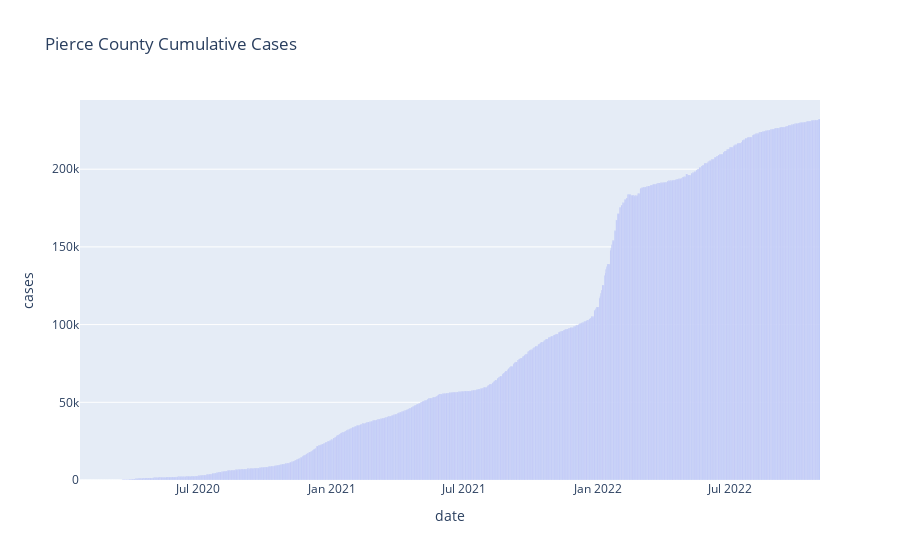
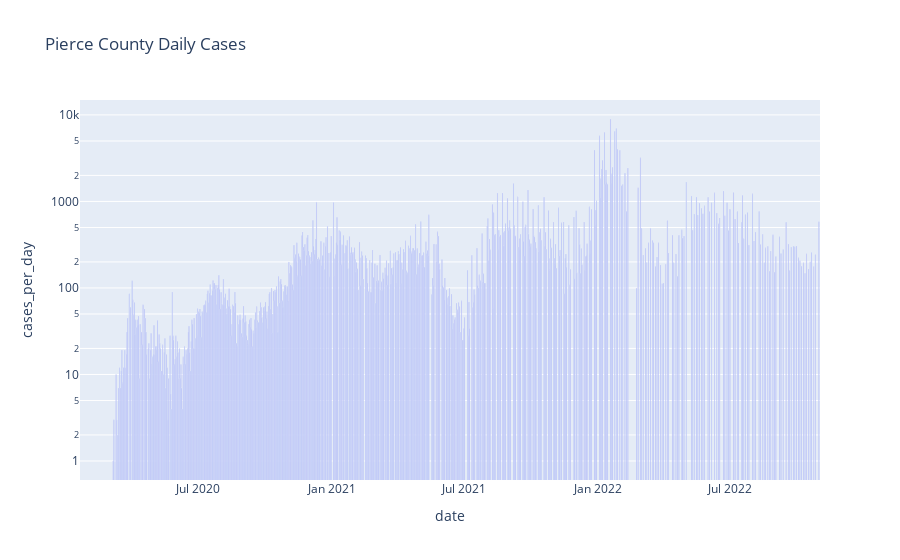
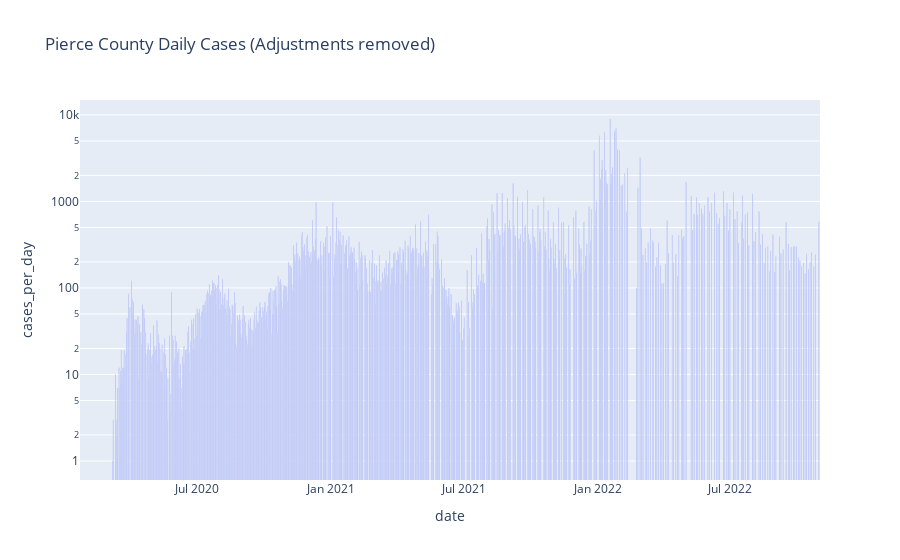

Notebook source saved alongside these figures, in order:
### Markdown cell above
Here, we perform a rough EDA. 

Observice that the steady increase of cumulative cases, though growth rate varies. 

We also notice 1712 revoked cases, resulting in days with negative case counts. These are zeroed. 

FInally, we observe that, for the data available, once the mask mandate was put into effect, it stayed.

### Code cell
px.bar(p_cases, x="date", y="cases", title="Pierce County Cumulative Cases").show()

p_cases['cases_per_day'] = p_cases['cases'].diff()
p_cases['cases_accumulative'] = p_cases['cases']
px.bar(p_cases, x="date", y="cases_per_day", title="Pierce County Daily Cases", log_y=True).show()

# How many negative cases are there?
case_adjustments = p_cases.query("cases_per_day < 0")
print("Number of cases over counted: ", -case_adjustments['cases_per_day'].sum())

p_cases_no_adjustments = p_cases.query("cases_per_day >= 0")
px.bar(p_cases_no_adjustments, x="date", y="cases_per_day", title="Pierce County Daily Cases (Adjustments removed)", log_y=True).show()

### Figure 1 — Plotly figure (JSON) as saved in the notebook; plotly's stock layout.template omitted (floating-point values rounded to 4 significant figures; data arrays with more than 128 entries replaced by an {"elided": "..."} marker saying what was removed)
{"data": [{"alignmentgroup": "True", "hovertemplate": "date=%{x}<br>cases=%{y}<extra></extra>", "legendgroup": "", "marker": {"color": "#636efa", "pattern": {"shape": ""}}, "name": "", "offsetgroup": "", "orientation": "v", "showlegend": false, "textposition": "auto", "type": "bar", "x": {"elided": "1015 str values"}, "xaxis": "x", "y": {"elided": "1015 int values"}, "yaxis": "y"}], "layout": {"barmode": "relative", "legend": {"tracegroupgap": 0}, "title": {"text": "Pierce County Cumulative Cases"}, "xaxis": {"anchor": "y", "domain": [0, 1], "title": {"text": "date"}}, "yaxis": {"anchor": "x", "domain": [0, 1], "title": {"text": "cases"}}}}

### Figure 2 — Plotly figure (JSON) as saved in the notebook; plotly's stock layout.template omitted (floating-point values rounded to 4 significant figures; data arrays with more than 128 entries replaced by an {"elided": "..."} marker saying what was removed)
{"data": [{"alignmentgroup": "True", "hovertemplate": "date=%{x}<br>cases_per_day=%{y}<extra></extra>", "legendgroup": "", "marker": {"color": "#636efa", "pattern": {"shape": ""}}, "name": "", "offsetgroup": "", "orientation": "v", "showlegend": false, "textposition": "auto", "type": "bar", "x": {"elided": "1015 str values"}, "xaxis": "x", "y": {"elided": "1015 int values"}, "yaxis": "y"}], "layout": {"barmode": "relative", "legend": {"tracegroupgap": 0}, "title": {"text": "Pierce County Daily Cases"}, "xaxis": {"anchor": "y", "domain": [0, 1], "title": {"text": "date"}}, "yaxis": {"anchor": "x", "domain": [0, 1], "title": {"text": "cases_per_day"}, "type": "log"}}}

### Figure 3 — Plotly figure (JSON) as saved in the notebook; plotly's stock layout.template omitted (floating-point values rounded to 4 significant figures; data arrays with more than 128 entries replaced by an {"elided": "..."} marker saying what was removed)
{"data": [{"alignmentgroup": "True", "hovertemplate": "date=%{x}<br>cases_per_day=%{y}<extra></extra>", "legendgroup": "", "marker": {"color": "#636efa", "pattern": {"shape": ""}}, "name": "", "offsetgroup": "", "orientation": "v", "showlegend": false, "textposition": "auto", "type": "bar", "x": {"elided": "1007 str values"}, "xaxis": "x", "y": {"elided": "1007 int values"}, "yaxis": "y"}], "layout": {"barmode": "relative", "legend": {"tracegroupgap": 0}, "title": {"text": "Pierce County Daily Cases (Adjustments removed)"}, "xaxis": {"anchor": "y", "domain": [0, 1], "title": {"text": "date"}}, "yaxis": {"anchor": "x", "domain": [0, 1], "title": {"text": "cases_per_day"}, "type": "log"}}}
